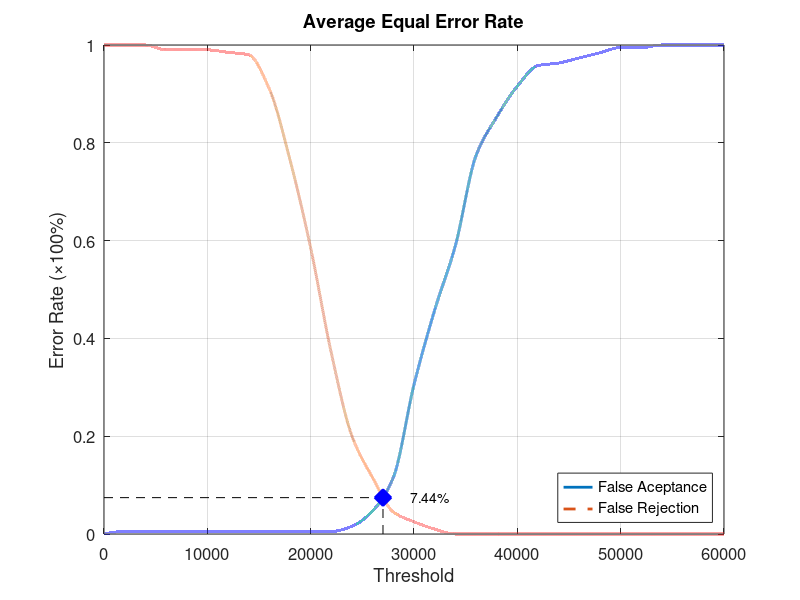
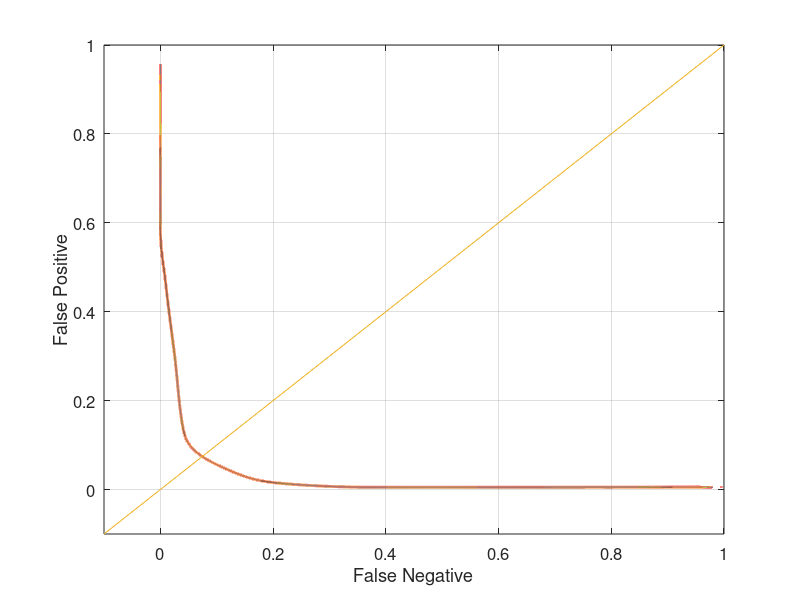

Reproduce these figures in MATLAB, in order.
function yEER = Database3_2
close all;
clear;
clc;
x = 0:2000:60000;
xq = 0:0.5:60000;

y0 = [0 0.00526316 0.00526316 0.00526316 0.00526316 0.00526316 0.00526316 0.00526316 0.00526316 0.00526316 0.00526316 0.00526316 0.0157895 0.0473684 0.115789 0.305263 0.457895 0.589474 0.773684 0.852632 0.915789 0.957895 0.963158 0.973684 0.984211 0.994737 0.994737 1 1 1 1];
yy0 = interp1(x, y0, xq, 'pchip');
y1 = [1 1 1 0.99 0.99 0.99 0.985 0.98 0.91 0.765 0.585 0.37 0.2 0.115 0.045 0.025 0.01 0 0 0 0 0 0 0 0 0 0 0 0 0 0];
yy1 = interp1(x, y1, xq, 'pchip');

% Calculating EER: 
y2 = abs(y0 - y1);
find(y2 == min(y2))
yy2 = abs(yy0 - yy1);
xEER = find(yy2 == min(yy2));
xEERIndex = xq(xEER) % X-axis EER
yEER = yy0(xEER) % Y-axis EER

main = figure
plot(xq, yy0,'-','LineWidth', 2);	hold on
plot(xq, yy1,'--','LineWidth', 2);	hold on
plot([xEERIndex xEERIndex], [0 yEER], 'k--');	hold on
plot([0 xEERIndex], [yEER yEER], 'k--');	hold on
plot(xEERIndex, yEER, 'bx', 'LineWidth', 10);	hold on
text(xEERIndex + 10 * xEERIndex / 100, yEER, [num2str(round((10000 * yEER)) / 100) '%'])
legend('False Aceptance', 'False Rejection', 'Location', 'SouthEast')
xlabel('Threshold')
ylabel('Error Rate (\times100%)')
title('Average Equal Error Rate')
set(gca, 'FontSize', 12)
axis([0 60000 0 1])
grid on

print(main, 'Database3_2Main', '-dpng');
FNRxFPR = figure('Color', [1 1 1]);
plot(yy1, yy0, '-', yy1, yy0, 'LineWidth', 2);
hold on
y = -0.1:0.1:1
plot(y, y); 
set(gca, 'FontSize', 12)
xlabel('False Negative')
ylabel('False Positive')
axis([-0.1 1 -0.1 1])
set(gca, 'FontSize', 12)
grid on

print(FNRxFPR, 'Database3_2FNRxFPR','-dpng');
end
